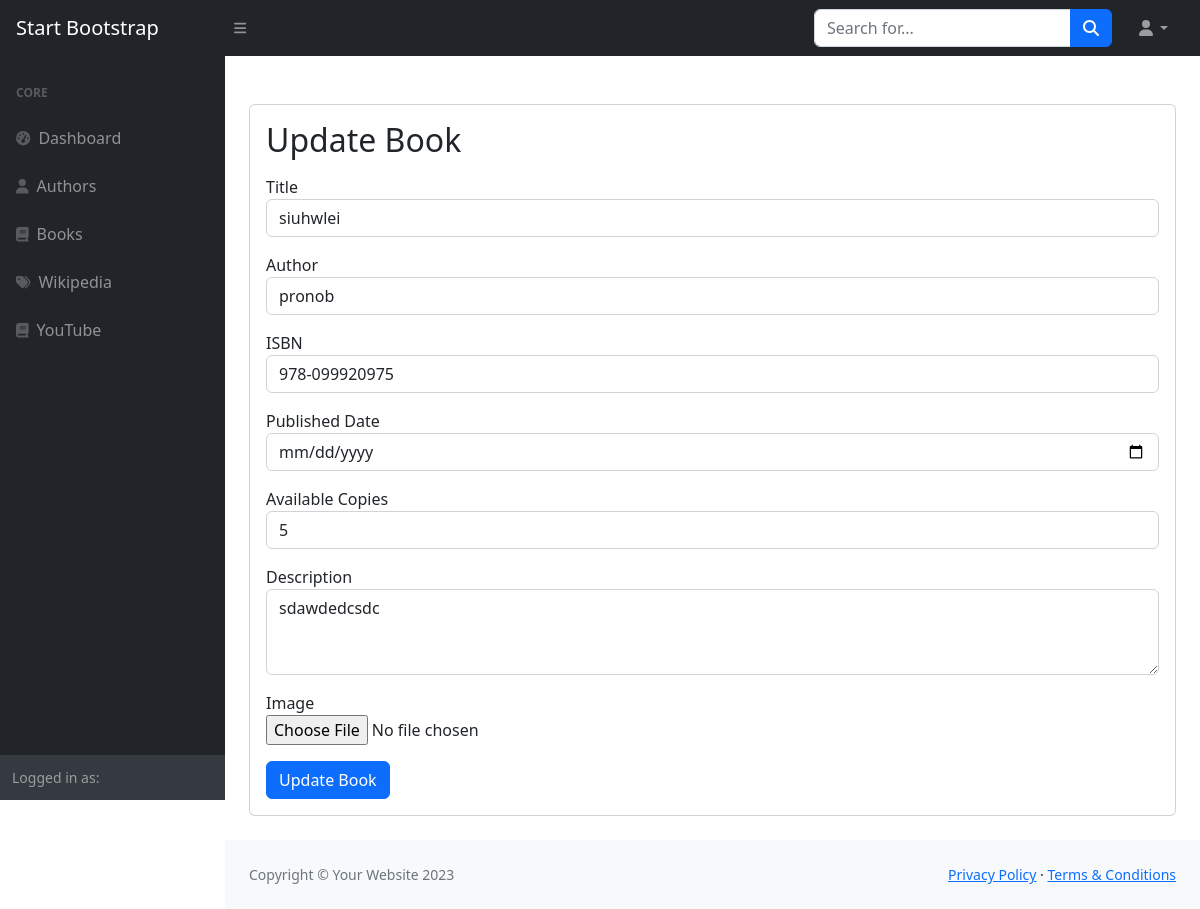
The app's page /user/books/update/2/ with its own data.
### book/models.py (models this page shows, shortened)
class Book(models.Model):
    entry_by = models.ForeignKey(User, on_delete=models.SET_NULL, null=True, blank=True)
    title = models.CharField(max_length=255)
    author = models.ForeignKey(Author, on_delete=models.CASCADE, null=True, blank=True)
    isbn = models.CharField(max_length=13)
    published_date = models.DateField()
    available_copies = models.IntegerField()
    image = models.ImageField(
        upload_to='book_image/',
        blank=True,
        null=True
    )
    description = models.TextField(blank=True)

class Author(models.Model):
    name = models.CharField(max_length=255)
    bio = models.TextField(blank=True)
    date_of_birth = models.DateField(null=True, blank=True)
    image = models.ImageField(
        upload_to='author_image/',
        blank=True,
        null=True
    )

### book/views.py (the view, shortened to what this page needs)
# urls.py: path('books/update/<int:book_id>/', views.update_book, name='update_book'),
def update_book(request, book_id):
    book = get_object_or_404(Book, id=book_id)
    context = {
        'book': book
    }
    return render(request, 'book/update_book.html', context)

### templates/book/update_book.html (shortened to what this page needs)
{% extends "base.html" %}
{% block content %}
<main>
    <div class="container-fluid px-4">
        <div class="card mb-4 mt-5">
            <div class="card-body">
                <h2>Update Book</h2>
                <form method="post" action="{% url 'update_book' book.id %}" enctype="multipart/form-data">
                    <div class="form-group mt-3">
                        <label for="title">Title</label>
                        <input type="text" class="form-control" id="title" name="title" value="{{ book.title }}" required>
                    </div>
                    <div class="form-group mt-3">
                        <label for="author">Author</label>
                        <input type="text" class="form-control" id="author" name="author" value="{{ book.author.name }}" required>
                    </div>
                    <div class="form-group mt-3">
                        <label for="isbn">ISBN</label>
                        <input type="text" class="form-control" id="isbn" name="isbn" value="{{ book.isbn }}" required>
                    </div>
                    <div class="form-group mt-3">
                        <label for="published_date">Published Date</label>
                        <input type="date" class="form-control" id="published_date" name="published_date" value="{{ book.published_date }}" required>
                    </div>
                    <div class="form-group mt-3">
                        <label for="available_copies">Available Copies</label>
                        <input type="number" class="form-control" id="available_copies" name="available_copies" value="{{ book.available_copies }}" required>
                    </div>
                    <div class="form-group mt-3">
                        <label for="description">Description</label>
                        <textarea class="form-control" id="description" name="description" rows="3" required>{{ book.description }}</textarea>
                    </div>
                    <div class="form-group mt-3">
                        <label for="image">Image</label><br>
                        <input type="file" class="form-control-file" id="image" name="image">
                    </div>
                    <button type="submit" class="btn btn-primary mt-3">Update Book</button>
                </form>
            </div>
        </div>
    </div>
</main>
{% endblock content %}

### records on screen
Book: title "siuhwlei", author "pronob", isbn "978-099920975", available_copies "5", description "sdawdedcsdc"
